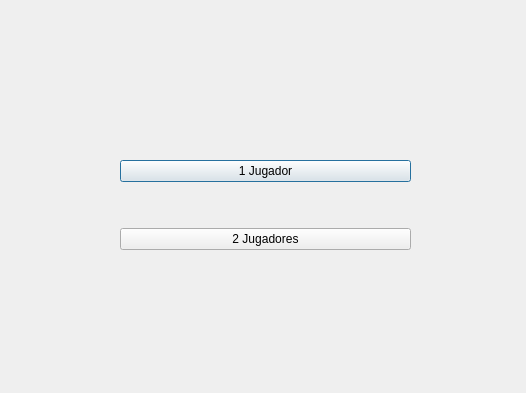
<?xml version="1.0" encoding="UTF-8"?>
<ui version="4.0">
 <class>Login</class>
 <widget class="QDialog" name="Login">
  <property name="geometry">
   <rect>
    <x>0</x>
    <y>0</y>
    <width>526</width>
    <height>393</height>
   </rect>
  </property>
  <property name="windowTitle">
   <string>Dialog</string>
  </property>
  <widget class="QWidget" name="">
   <property name="geometry">
    <rect>
     <x>120</x>
     <y>120</y>
     <width>291</width>
     <height>171</height>
    </rect>
   </property>
   <layout class="QVBoxLayout" name="verticalLayout">
    <item>
     <widget class="QPushButton" name="J1">
      <property name="text">
       <string>1 Jugador</string>
      </property>
     </widget>
    </item>
    <item>
     <widget class="QPushButton" name="J2">
      <property name="text">
       <string>2 Jugadores</string>
      </property>
     </widget>
    </item>
   </layout>
  </widget>
 </widget>
 <resources/>
 <connections/>
</ui>
